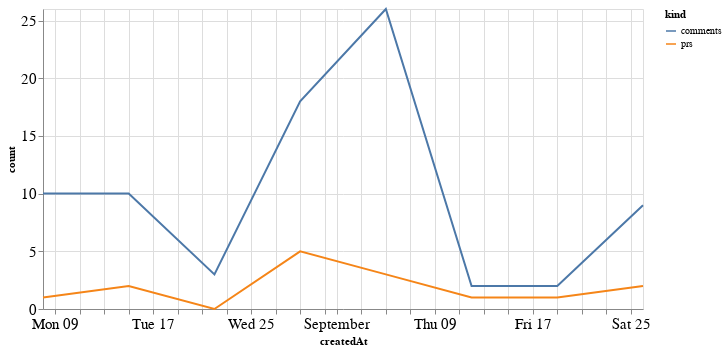

This figure's notebook cell:
### Code cell
alt.Chart(total_time, width=600).mark_line().encode(
    x='createdAt',
    y='count',
    color='kind'
)

### Figure 1 — Vega-Lite specification as saved in the notebook (floating-point values rounded to 4 significant figures)
{"config": {"axisLeft": {"labelFontSize": 15}, "axisBottom": {"labelFontSize": 15}}, "data": {"name": "data-49be50dc25f29eb911a239093777b655"}, "mark": "line", "encoding": {"color": {"type": "nominal", "field": "kind"}, "x": {"type": "temporal", "field": "createdAt"}, "y": {"type": "quantitative", "field": "count"}}, "width": 600, "$schema": "https://vega.github.io/schema/vega-lite/v4.8.1.json", "datasets": {"data-49be50dc25f29eb911a239093777b655": [{"createdAt": "2021-08-08T00:00:00", "kind": "prs", "count": 1}, {"createdAt": "2021-08-15T00:00:00", "kind": "prs", "count": 2}, {"createdAt": "2021-08-22T00:00:00", "kind": "prs", "count": 0}, {"createdAt": "2021-08-29T00:00:00", "kind": "prs", "count": 5}, {"createdAt": "2021-09-05T00:00:00", "kind": "prs", "count": 3}, {"createdAt": "2021-09-12T00:00:00", "kind": "prs", "count": 1}, {"createdAt": "2021-09-19T00:00:00", "kind": "prs", "count": 1}, {"createdAt": "2021-09-26T00:00:00", "kind": "prs", "count": 2}, {"createdAt": "2021-08-08T00:00:00", "kind": "comments", "count": 10}, {"createdAt": "2021-08-15T00:00:00", "kind": "comments", "count": 10}, {"createdAt": "2021-08-22T00:00:00", "kind": "comments", "count": 3}, {"createdAt": "2021-08-29T00:00:00", "kind": "comments", "count": 18}, {"createdAt": "2021-09-05T00:00:00", "kind": "comments", "count": 26}, {"createdAt": "2021-09-12T00:00:00", "kind": "comments", "count": 2}, {"createdAt": "2021-09-19T00:00:00", "kind": "comments", "count": 2}, {"createdAt": "2021-09-26T00:00:00", "kind": "comments", "count": 9}]}}
